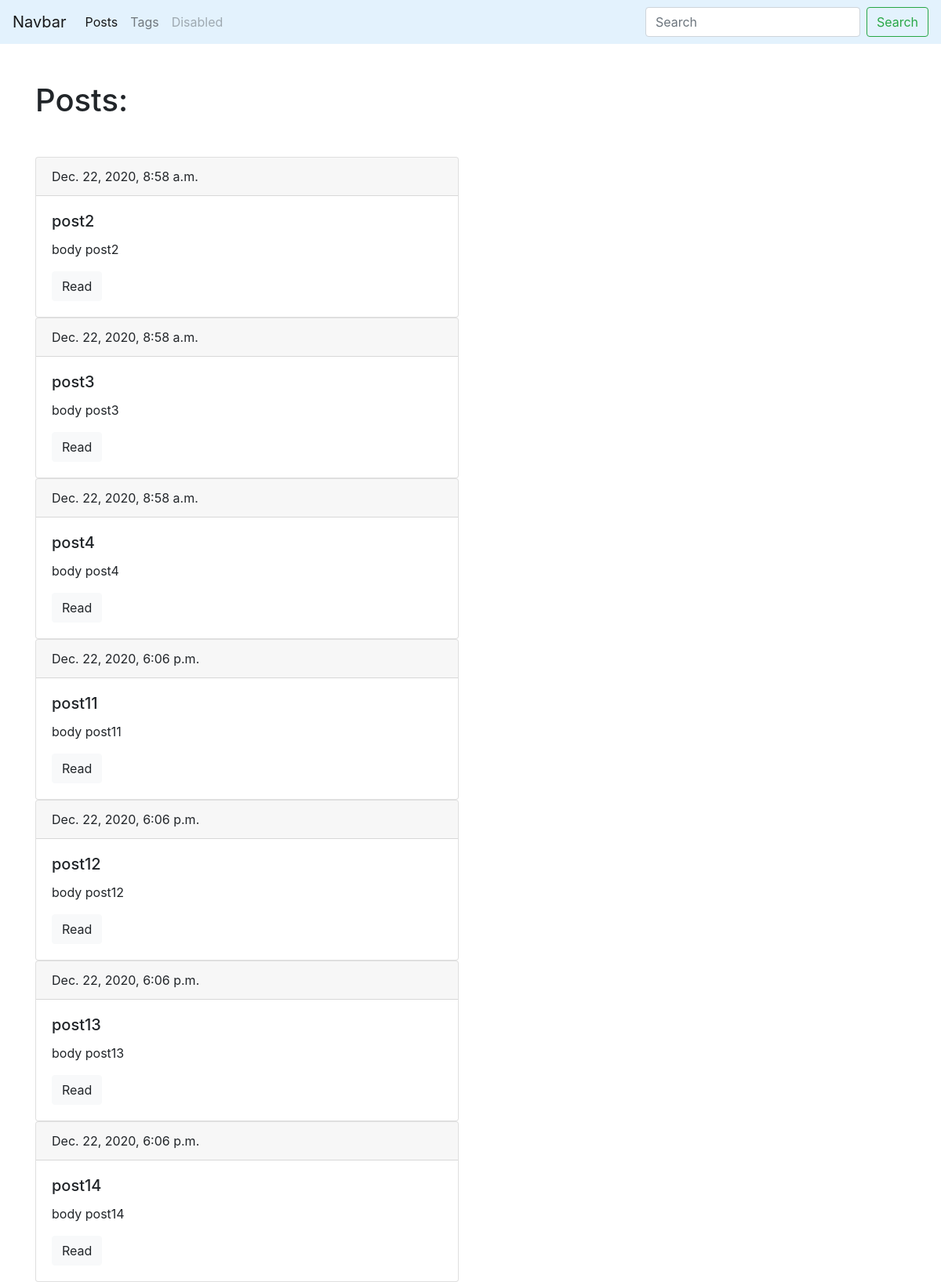
Screenshot of /blog/ with the database file from the repository.
### blog/models.py (models this page shows, shortened)
class Post(models.Model):
    title = models.CharField(max_length=150, unique=True)
    slug = models.SlugField(max_length=150, unique=True)
    body = models.TextField(blank=True, db_index=True)
    tags = models.ManyToManyField('Tag', blank=True, related_name='posts')
    date_pub = models.DateTimeField(auto_now_add=True)
    def get_absolute_url(self):
        return reverse('post_detail_url', kwargs={'slug': self.slug})

### blog/views.py (the view)
# urls.py: path('', posts_list, name='posts_list_url'),
def posts_list(request):
    posts = Post.objects.all()
    return render(request, 'blog/index.html', context={'posts': posts})

### blog/templates/blog/index.html (shortened to what this page needs)
{% extends 'blog/base_blog.html' %}
{% block content %}
    <h1 class="mb-5">Posts:</h1>
    {% for post in posts %}
        <div class="card">
            <div class="card-header">
                {{ post.date_pub }}
            </div>
            <div class="card-body">
                <h5 class="card-title">{{ post.title }}</h5>
                <p class="card-text">{{ post.body|truncatewords:15 }}</p>
                <a href="{{ post.get_absolute_url }}" class="btn btn-light">Read</a>
            </div>
        </div>
    {% endfor %}
{% endblock %}

### rows the page displays
Post: date_pub "Dec. 22, 2020, 8:58 a.m.", title "post2", body "body post2"
Post: date_pub "Dec. 22, 2020, 8:58 a.m.", title "post3", body "body post3"
Post: date_pub "Dec. 22, 2020, 8:58 a.m.", title "post4", body "body post4"
Post: date_pub "Dec. 22, 2020, 6:06 p.m.", title "post11", body "body post11"
Post: date_pub "Dec. 22, 2020, 6:06 p.m.", title "post12", body "body post12"
Post: date_pub "Dec. 22, 2020, 6:06 p.m.", title "post13", body "body post13"
Post: date_pub "Dec. 22, 2020, 6:06 p.m.", title "post14", body "body post14"
